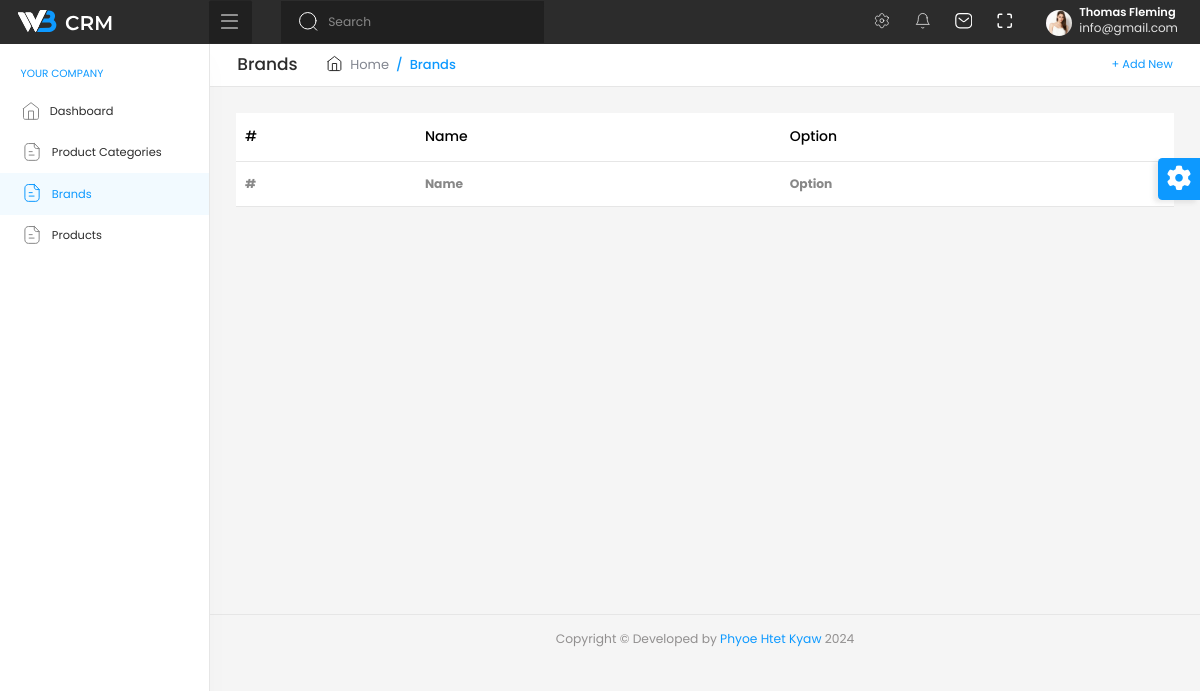
Page /brands.php on the earlier database version.
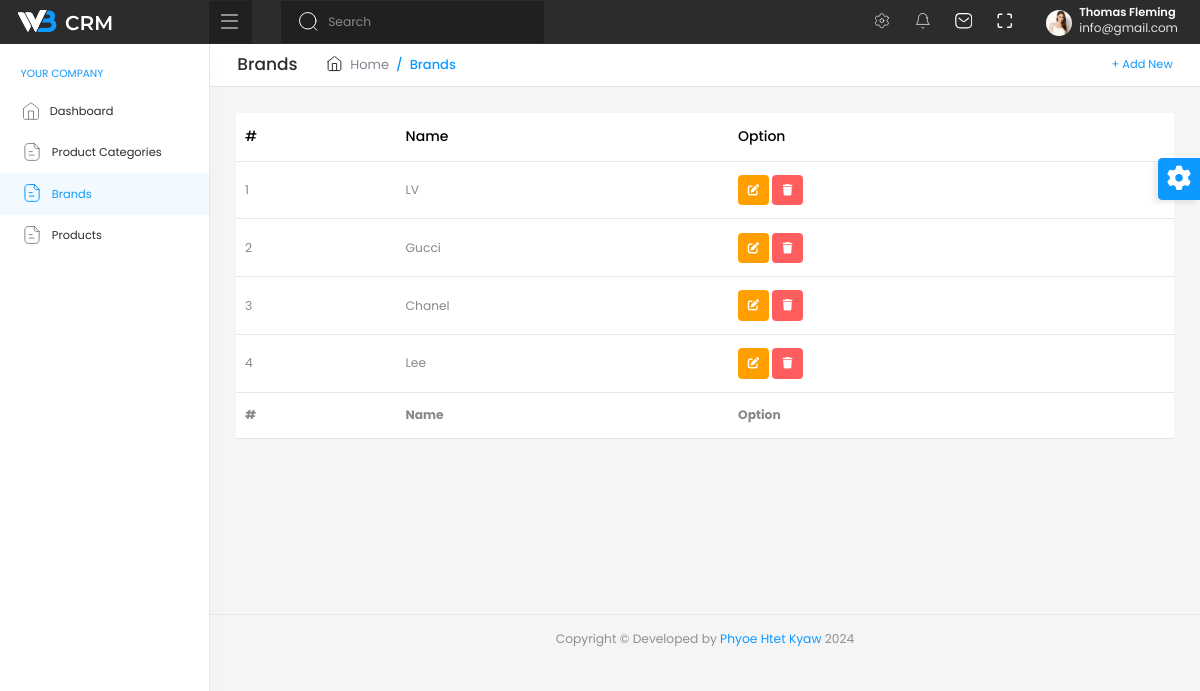
Same page on the later database version.
### tables this page shows
CREATE TABLE `tbl_brands` (
  `id` int NOT NULL,
  `name` varchar(50) NOT NULL,
  `slug` text NOT NULL,
  `created_at` datetime NOT NULL,
  `updated_at` datetime DEFAULT NULL,
  `deleted_at` datetime DEFAULT NULL
);

### app/classes/DB.php (called while the page is built)
<?php
class DB {
    private $host = "localhost";
    private $user = "root";
    private $password = "";
    private $db = "db_pos_php_oop";
    public function connect() {
        try {
            $pdo = new PDO("mysql:host=$this->host;dbname=$this->db", $this->user, $this->password);
            $pdo->setAttribute(PDO::ATTR_ERRMODE, PDO::ERRMODE_EXCEPTION);
            return $pdo;
        } catch (PDOException $e) {
            echo "ERROR: " . $e->getMessage();
        }
    }
}
?>

### app/classes/Brand.php (called while the page is built, shortened)
<?php
class Brand {
    private $con;
    public function __construct() {
        try {
            $db = new DB();
            $this->con = $db->connect();
        } catch (PDOException $e) {
            die("ERROR IN CONNECTION!<br>" . $e->getMessage());
        }
    }
    public function getBrands() : iterable {
        try {
            $sql = "SELECT `id`, `name`, `slug` FROM `tbl_brands` WHERE `deleted_at` IS NULL ORDER BY `id` DESC";
            $stmt = $this->con->prepare($sql);
            $stmt->execute();
            $res = $stmt->fetchAll(PDO::FETCH_OBJ);
            return $res;
        } catch (PDOException $e) {
            die("Brands: get brands error!<br>" . $e->getMessage());
        }
    }
}
?>

### brands.php (the view, shortened to what this page needs)
<?php
    include_once "includes/header.php";
    include_once "includes/sidebar.php";
    $brands = new Brand();
    $data = $brands->getBrands();
?>
<div class="content-body">
    <div class="page-titles">
        <ol class="breadcrumb">
            <li><h5 class="bc-title">Brands</h5></li>
            <li class="breadcrumb-item"><a href="javascript:void(0)">
                Home </a>
            </li>
            <li class="breadcrumb-item active"><a href="javascript:void(0)">Brands</a></li>
        </ol>
        <a class="text-primary fs-13" href="add_brands.php">+ Add New</a>
    </div>
    <div class="container-fluid">
        <div class="row">
            <div class="col-sm-12">
                <div class="table-responsive">
                    <table id="example" class="display table" style="min-width: 845px">
                        <thead>
                            <tr>
                                <th>#</th>
                                <th>Name</th>
                                <th>Option</th>
                            </tr>
                        </thead>
                        <tbody>
                            <?php
                                $i = 1;
                                foreach ($data as $item):
                            ?>
                                <tr>
                                    <td><?= $i; $i++;?></td>
                                    <td><?= $item->name; ?></td>
                                    <td>
                                        <div class="d-flex">
                                            <a href="edit_brands.php?slug=<?= $item->slug; ?>" class="btn btn-warning btn-sm content-icon me-1"><i class="fa fa-edit"></i></a>
                                            <a href="delete_brands.php?slug=<?= $item->slug ?>" class="btn btn-danger btn-sm content-icon"><i class="fa fa-trash"></i></a>
                                        </div>
                                    </td>
                                </tr>
                            <?php endforeach; ?>
                        </tbody>
                        <tfoot>
                            <tr>
                                <th>#</th>
                                <th>Name</th>
                                <th>Option</th>
                            </tr>
                        </tfoot>
                    </table>
                </div>
            </div>
        </div>
    </div>
</div>
<?php include_once "includes/footer.php"; ?>

### includes/header.php (shortened to what this page needs)
<!DOCTYPE html>
<html lang="en">
<head>
	<link href="static/vendor/bootstrap-select/dist/css/bootstrap-select.min.css" rel="stylesheet">
	<link href="static/vendor/swiper/css/swiper-bundle.min.css" rel="stylesheet">
	<link rel="stylesheet" href="static/cdnjs.cloudflare.com/ajax/libs/noUiSlider/14.6.4/nouislider.min.css">
	<link href="static/vendor/datatables/css/jquery.dataTables.min.css" rel="stylesheet">
	<link href="static/vendor/jvmap/jquery-jvectormap.css" rel="stylesheet">
	<link href="static/cdn.datatables.net/buttons/1.6.4/css/buttons.dataTables.min.css" rel="stylesheet">
	<link href="static/vendor/bootstrap-datetimepicker/css/bootstrap-datetimepicker.min.css" rel="stylesheet">
	<link rel="stylesheet" href="static/vendor/summernote-0.8.18-dist/summernote.min.css">
	<link href="static/vendor/tagify/dist/tagify.css" rel="stylesheet">
   <link href="static/css/style.css" rel="stylesheet">
</head>
<body data-typography="poppins" data-theme-version="light" data-layout="vertical" data-nav-headerbg="black" data-headerbg="color_1">
    <div id="main-wrapper">
        <div class="nav-header">
            <a href="index-2.html" class="brand-logo">
            </a>
            <div class="nav-control">
                <div class="hamburger">
                    <span class="line"></span>
					<span class="line"></span>
					<span class="line"></span>
                </div>
            </div>
        </div>
		<div class="header">
            <div class="header-content">
                <nav class="navbar navbar-expand">
                    <div class="collapse navbar-collapse justify-content-between">
                        <div class="header-left">
							<form>
								<div class="input-group search-area">
									<span class="input-group-text"><button class="bg-transparent border-0">
										<svg width="19" height="19" viewBox="0 0 19 19" fill="none" xmlns="http://www.w3.org/2000/svg">
										<circle cx="8.78605" cy="8.78605" r="8.23951" stroke="white" stroke-linecap="round" stroke-linejoin="round"/>
										<path d="M14.5168 14.9447L17.7471 18.1667" stroke="white" stroke-linecap="round" stroke-linejoin="round"/>
										</svg>
									</button></span>
									<input type="text" class="form-control" placeholder="Search">
								</div>
							</form>
                        </div>
                        <ul class="navbar-nav header-right">
							<li class="nav-item dropdown notification_dropdown">
                                <a class="nav-link " href="javascript:void(0);" data-bs-toggle="dropdown">
                                </a>
							</li>
							<li class="nav-item dropdown notification_dropdown">
								<a class="nav-link" href="javascript:void(0);" role="button" data-bs-toggle="dropdown">
								</a>
							</li>
							<li class="nav-item dropdown notification_dropdown">
                                <a class="nav-link bell-link" href="javascript:void(0);">
                                </a>
							</li>
							<li class="nav-item dropdown notification_dropdown">
								  <a class="nav-link bell dz-fullscreen"  href="javascript:void(0);">
								  </a>
							</li>
							<li class="nav-item ps-3">
								<div class="dropdown header-profile2">
									<a class="nav-link" href="javascript:void(0);" role="button" data-bs-toggle="dropdown" aria-expanded="false">
										<div class="header-info2 d-flex align-items-center">
											<div class="header-media">
												<img src="images/tab/1.jpg" alt="">
											</div>
											<div class="header-info">
												<h6>Thomas Fleming</h6>
												<p>info@gmail.com</p>
											</div>
										</div>
									</a>
								</div>
							</li>
                        </ul>
                    </div>
				</nav>
			</div>
		</div>

### includes/sidebar.php (shortened to what this page needs)
<div class="deznav">
    <div class="deznav-scroll">
        <ul class="metismenu" id="menu">
            <li class="menu-title">YOUR COMPANY</li>
            <li><a href="/index.php" class="" aria-expanded="false">
                <div class="menu-icon">
                </div>
                    <span class="nav-text">Dashboard</span>
                </a>
            </li>
            <li><a href="/product_categories.php" class="" aria-expanded="false">
                <div class="menu-icon">
                </div>
                    <span class="nav-text">Product Categories</span>
                </a>
            </li>
            <li><a href="/brands.php" class="" aria-expanded="false">
                <div class="menu-icon">
                </div>
                    <span class="nav-text">Brands</span>
                </a>
            </li>
            <li><a href="/products.php" class="" aria-expanded="false">
                <div class="menu-icon">
                </div>
                    <span class="nav-text">Products</span>
                </a>
            </li>
        </ul>
    </div>
</div>

### includes/footer.php (shortened to what this page needs)
        <div class="footer">
            <div class="copyright">
               <p>Copyright © Developed by <a href="#" target="_blank">Phyoe Htet Kyaw</a> 2024</p>
            </div>
        </div>
	</div>
</body>
</html>

### includes/header.php (style rules this page uses)
.breadcrumb-item + .breadcrumb-item::before { content: "/" !important; }

Differences in the rows shown:
added tbl_brands: name "LV"
added tbl_brands: name "Gucci"
added tbl_brands: name "Chanel"
added tbl_brands: name "Lee"
